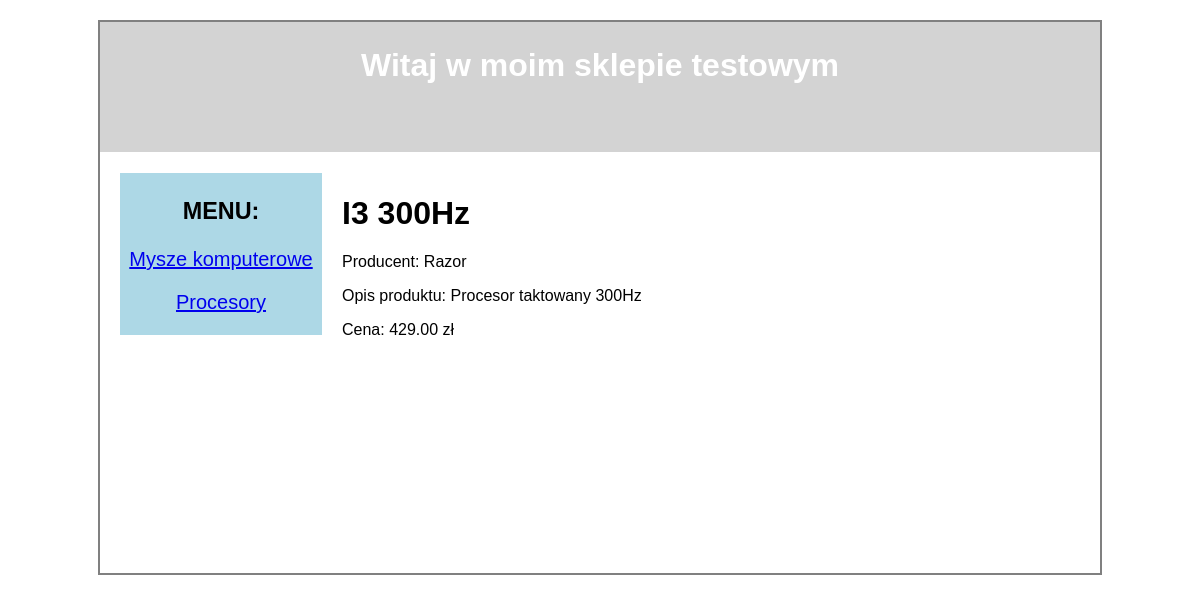
The app's page /produkt/1/ with its own data.
### Produkty/models.py (models this page shows, shortened)
class Kategoria(models.Model):
    nazwa = models.CharField(max_length=60)
    class Meta:
        verbose_name = "Kategoria"
        verbose_name_plural = "Kategorie"

class Produkty(models.Model):
    producent = models.ForeignKey(Producent, on_delete=models.CASCADE,null=True)
    kategoria = models.ForeignKey(Kategoria,null=True,blank=True,on_delete=models.CASCADE)
    nazwa = models.CharField(max_length=100)
    opis = models.TextField(blank=True)
    cena = models.DecimalField(max_digits=12,decimal_places=2)
    class Meta:
        verbose_name = "Produkt"
        verbose_name_plural = "Produkty"

class Producent(models.Model):
    def __str__(self):
        return self.nazwa
    nazwa = models.CharField(max_length=60)
    opis = models.TextField(blank= True)
    class Meta:
        verbose_name = "Producent"
        verbose_name_plural = "Producenci"

### Produkty/views.py (the view)
# urls.py: path('produkt/<id>/', produkt, name='produkt'),
def produkt(request, id):
    produkt_user = Produkty.objects.get(pk=id)
    kategorie = Kategoria.objects.all()
    dane = {'produkt_user': produkt_user, 'kategorie': kategorie}
    return render (request, 'produkt.html', dane)

### Produkty/Templates/produkt.html
{% extends 'szablon.html' %}
{% block produkt %}
    {% if produkt_user %}
    <h1> {{ produkt_user.nazwa }} </h1>
    <p> Producent: {{ produkt_user.producent }}</p>
    <p> Opis produktu: {{ produkt_user.opis }}</p>
    <p> Cena: {{ produkt_user.cena }} zł </p>
    {% else %}
        <p>Nie ma produktu o takim id.</p>
    {% endif %}
    {% endblock produkt %}

### Produkty/Templates/szablon.html (shortened to what this page needs)
{% load static %}
<!doctype html>
<html lang="pl">
<head>
    <link rel="stylesheet" href="{% static 'css/style.css' %}">
</head>
<body>
<div id = "container">
        <h1 id="header"> Witaj w moim sklepie testowym </h1>
         <div id="sidemenu">
            <h3 id="menu"> MENU: </h3>
            {% for kat in kategorie %}
            <p id="kategorie"><a href = "/kategoria/{{ kat.id }}"> {{ kat.nazwa }} </a></p>
            {% endfor  %}
        </div>
        <div id = "main">
            {% block produkt %}     {% endblock produkt %}
        </div>
    </div>
</body>
</html>

### Produkty/Static/CSS/style.css (style rules this page uses)
* { font-family: sans-serif; }
#container { margin-top: 20px; margin-bottom: 50px; border: 2px solid grey; width: 1000px; margin-left: auto; margin-right: auto; height: auto; }
#header { margin-top: 0px; text-align: center; font-size: 200%; color:white; background-color: lightgrey; height: 80px; padding: 25px; }
#sidemenu { margin-top: 0px; display: inline-block; width: 200px; height: auto; background-color: lightblue; font-size: 20px; border: 1px solid lightblue; margin-left: 20px; margin-right: 20px; float:left; text-align: center; }
#main { display: inline-block; width: 700px; height: 400px; background-color: lightblur font-size: 15px; }

### records on screen
Kategoria: nazwa "Mysze komputerowe"
Kategoria: nazwa "Procesory"
Produkty: nazwa "I3 300Hz", producent "Razor", opis "Procesor taktowany 300Hz", cena "429.00"
